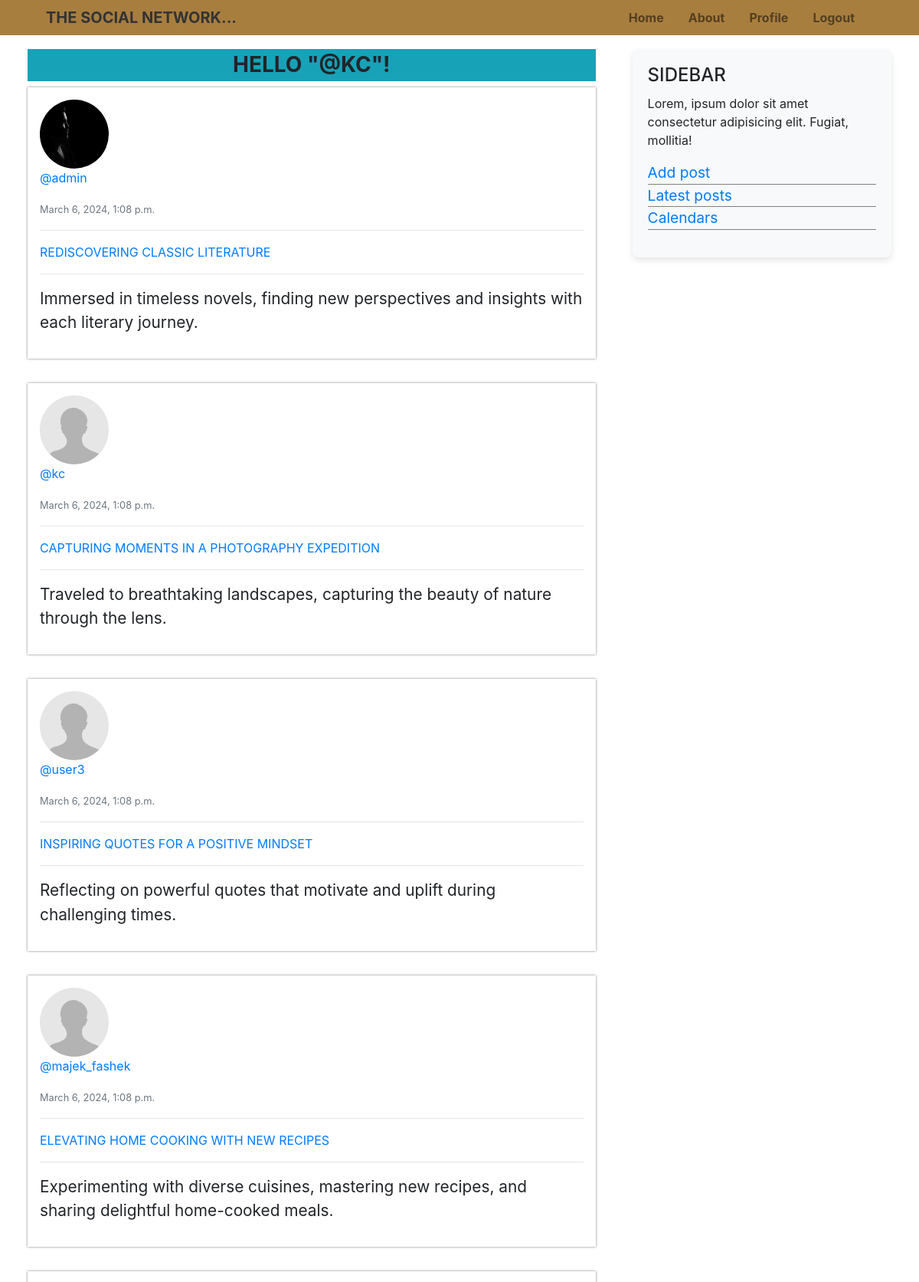
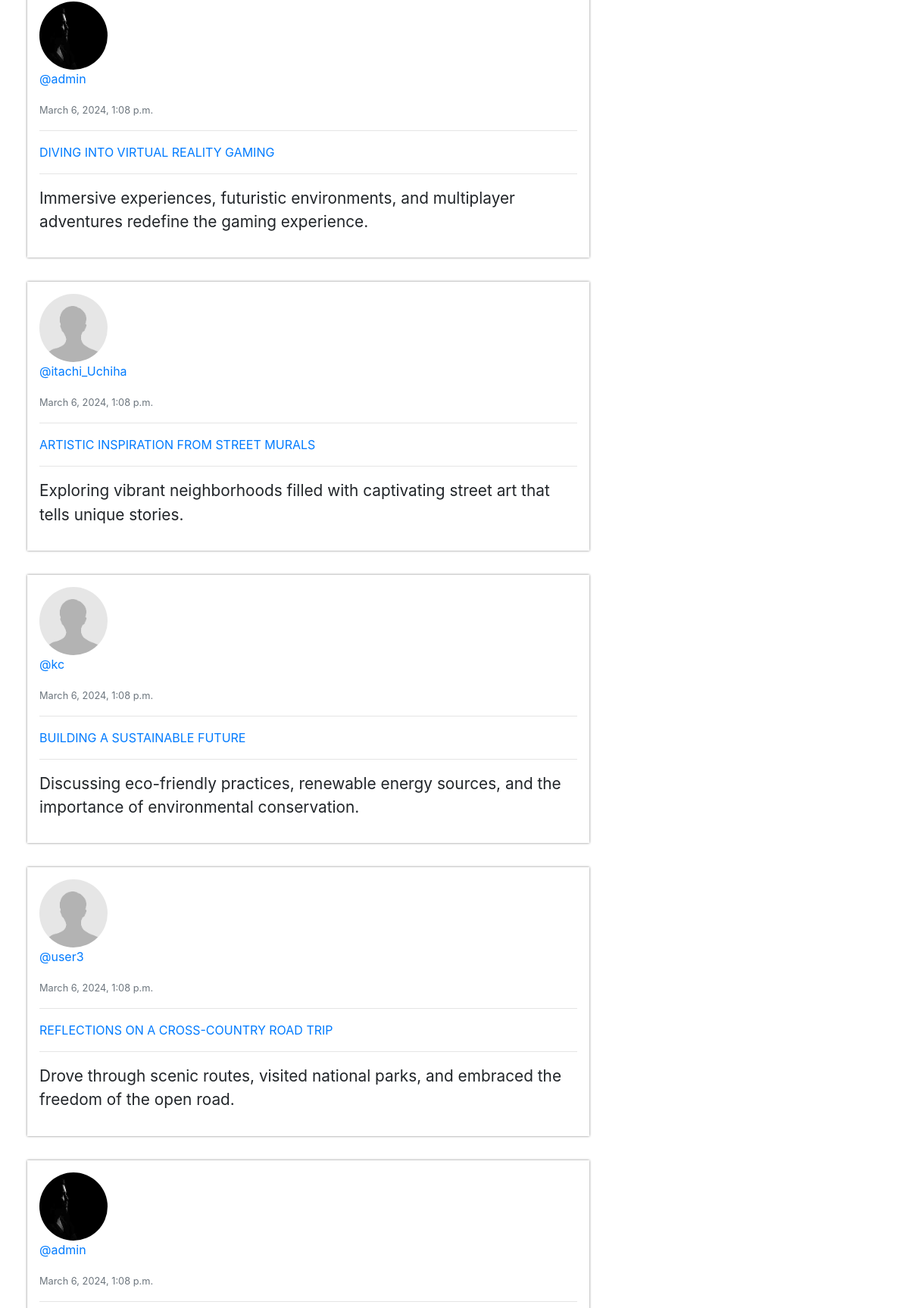
Screenshot of /home/ (signed in, upper part) with the database file from the repository (2 pictures, top to bottom).
### blogapp/models.py (models this page shows, shortened)
class Post(models.Model):
    title = models.CharField(max_length=100)
    content = models.TextField()
    date_posted = models.DateTimeField(default=timezone.now) #uses the system timezone settings
    author = models.ForeignKey(User, on_delete=models.CASCADE)

### users/models.py (models this page shows, shortened)
class Profile(models.Model):
    user = models.OneToOneField(User,on_delete=models.CASCADE)
    image = models.ImageField(default='default.png', upload_to='profile_pics')

### blogapp/views.py (the view)
# urls.py: path("", views.Homepage.as_view(), name="blog-home"),           # HOMEPAGE LINK 1
@login_required
def home(request):
    post = Post.objects.all().order_by('-date_posted')  #'the minus sign is to sort in descending order'
    context = {
        'posts': post
    }
    return render(request, 'blogapp/index.html', context)

### blogapp/templates/blogapp/index.html (shortened to what this page needs)
<!DOCTYPE html>
<html lang="en">
    <head>
    {% load static %}
    <link rel="stylesheet" href="https://stackpath.bootstrapcdn.com/bootstrap/4.5.2/css/bootstrap.min.css">
    <link rel="stylesheet" href="{% static 'css/index.css' %}?{% now 'U'%}">
</head>
<body>
    <div class="body-content">
        {% block navbar %}
        <nav class="navbar navbar-expand-lg navbar-light navbar-custom">
        {% if request.user.is_authenticated %}
            <a class="navbar-brand" href="{% url 'blog-home'%}">THE SOCIAL NETWORK...</a>
        {% else %}
            <a class="navbar-brand" href="{% url 'login'%}">THE SOCIAL NETWORK...</a>
        {% endif %}
            <div class="collapse navbar-collapse" id="navbarNav">
                <ul class="navbar-nav ml-auto">
                {% if request.user.is_authenticated %}
                    <li class="nav-item ">
                        <a class="nav-link" href="{% url 'blog-home'%}">Home</a>
                    </li>
                    <li class="nav-item">
                        <a class="nav-link" href="{% url 'blog-about'%}">About</a>
                    </li>
                    <li class="nav-item">
                        <a class="nav-link" href="{% url 'profile'%}">Profile</a>
                    </li>
                    <li class="nav-item">
                        <button type="button" class="nav-link" data-bs-toggle="modal" data-bs-target="#exampleModal">Logout</button>
                    </li>
                {% endif %}
                </ul>
            </div>
        </nav>
        {% endblock navbar %}
        {% block body %}
        <section class="content-container">
            <div class="left-section">
            {% block content %}
                <div class="container-fluid bg-info text-uppercase font-weight-bold h3 text-lg-center p-1">
                    HELLO "@{{request.user.username}}"!
                </div>
                {% for item in posts %}
                    <div class="contents">
                        <img src="{{item.author.profile.image.url}}" alt="dp" class="rounded-circle dp">
                        <div class="media-body">
                            {% if item.author != request.user %}
                                <p class="author"><a href="{% url 'blog-profile' item.author.profile.user item.author.profile.pk %}" class="author text-decoration-none">@{{item.author}}</a></p>
                            {% else %}
                                <p class="author"><a href="{% url 'profile' %}" class="author text-decoration-none">@{{item.author}}</a></p>
                            {% endif %}
                            <small class="text-muted">
                                {{item.date_posted}}
                            </small>
                        </div>
                        <hr>
                        <p class="title mb-0"><a href="{% url 'post-detail' item.pk %}" class="text-decoration-none">{{item.title}} </a></p>
                        <hr>
                        <p class="post-content">{{item.content}}</p>
                    </div>
                {% endfor %}
            {% endblock content %}
            </div>
            {% block sidebar %}
                <div class="right-section">
                    <div class="sidebar">
                        <h2>SIDEBAR</h2>
                        <p>Lorem, ipsum dolor sit amet consectetur adipisicing elit. Fugiat, mollitia!</p>
                        <ul>
                            <li><a href="{% url 'post-create'%}">Add post</a></li>
                            <li><a href="#">Latest posts</a></li>
                            <li><a href="#">Calendars</a></li>
                        </ul>
                    </div>
                </div>
            {% endblock sidebar %}
        </section>
    {% endblock body %}
    </div>
</body>
</html>

### blogapp/static/css/index.css (style rules this page uses)
* { padding: 0; margin: 0; box-sizing: border-box; }
.navbar-custom { background-color: #a87e3f; }
.navbar-custom .navbar-brand, .navbar-custom { color: #333; }
.nav-link { color: rgb(17, 19, 17); }
.navbar-brand { font-weight: 700; }
.nav-item { margin-right: 1rem; font-weight: 700; }
.navbar { padding: 3px 5%; }
section.content-container { padding: 1.5% 3% 2%; display: flex; flex: 1; gap: 3rem; justify-content: space-evenly; }
.right-section { flex-shrink: 0; flex-basis: 30%; }
.sidebar { background-color: #f8f9fa; padding: 20px; border-radius: 8px; box-shadow: 0 4px 8px rgba(0, 0, 0, 0.1); width: 100%; }
.sidebar h2 { font-size: 1.5em; margin-bottom: 10px; }
.sidebar ul { width: 100%; list-style: none; padding: 0; }
.sidebar li { font-size: 1.2em; border-bottom: 1px solid grey; }
li a:hover, li a { text-decoration: none; }
.contents { margin-bottom: 2rem; box-shadow: 0 0 3px grey; padding: 1rem; }
.contents p.title { text-transform: uppercase; }
button { font-weight: 700; background: transparent; border: none; outline: none; cursor: pointer; }
.dp { width: 90px; height: 90px; }
.post-content { font-size: 1.3rem; }

### rows the page displays
Post: author.profile.image (picture), author "admin", date_posted "March 6, 2024, 1:08 p.m.", title "REDISCOVERING CLASSIC LITERATURE", content "Immersed in timeless novels, finding new perspectives and insights with each literary journey."
Post: author.profile.image (placeholder picture), author "kc", date_posted "March 6, 2024, 1:08 p.m.", title "CAPTURING MOMENTS IN A PHOTOGRAPHY EXPEDITION", content "Traveled to breathtaking landscapes, capturing the beauty of nature through the lens."
Post: author.profile.image (placeholder picture), author "user3", date_posted "March 6, 2024, 1:08 p.m.", title "INSPIRING QUOTES FOR A POSITIVE MINDSET", content "Reflecting on powerful quotes that motivate and uplift during challenging times."
Post: author.profile.image (placeholder picture), author "majek_fashek", date_posted "March 6, 2024, 1:08 p.m.", title "ELEVATING HOME COOKING WITH NEW RECIPES", content "Experimenting with diverse cuisines, mastering new recipes, and sharing delightful home-cooked meals."
Post: author.profile.image (picture), author "admin", date_posted "March 6, 2024, 1:08 p.m.", title "DIVING INTO VIRTUAL REALITY GAMING", content "Immersive experiences, futuristic environments, and multiplayer adventures redefine the gaming experience."
Post: author.profile.image (placeholder picture), author "itachi_Uchiha", date_posted "March 6, 2024, 1:08 p.m.", title "ARTISTIC INSPIRATION FROM STREET MURALS", content "Exploring vibrant neighborhoods filled with captivating street art that tells unique stories."
Post: author.profile.image (placeholder picture), author "kc", date_posted "March 6, 2024, 1:08 p.m.", title "BUILDING A SUSTAINABLE FUTURE", content "Discussing eco-friendly practices, renewable energy sources, and the importance of environmental conservation."
Post: author.profile.image (placeholder picture), author "user3", date_posted "March 6, 2024, 1:08 p.m.", title "REFLECTIONS ON A CROSS-COUNTRY ROAD TRIP", content "Drove through scenic routes, visited national parks, and embraced the freedom of the open road."
Post: author.profile.image (picture), author "admin", date_posted "March 6, 2024, 1:08 p.m."

### other values shown
{{ request.user.username }} "KC"
